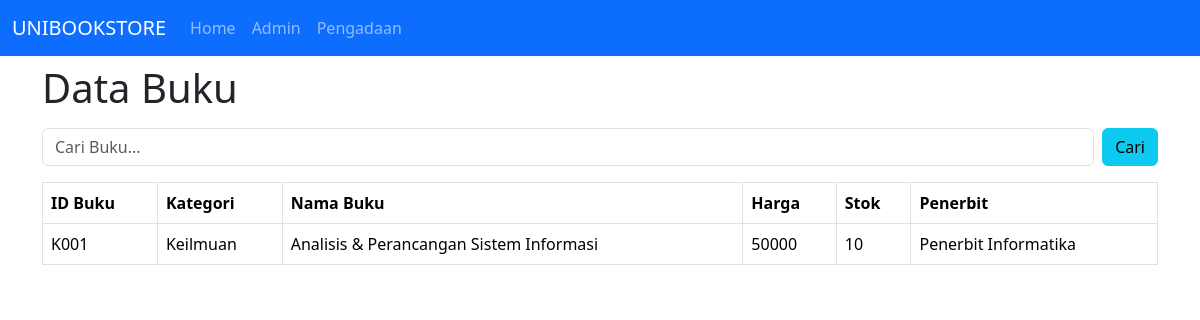
The app's page /cari-buku.php with its own data.
### tables this page shows
CREATE TABLE `tabel_buku` (
  `id_buku` varchar(10) NOT NULL,
  `kategori` varchar(30) NOT NULL,
  `nama_buku` text NOT NULL,
  `harga` int(20) NOT NULL,
  `stok` varchar(10) NOT NULL,
  `penerbit` varchar(30) NOT NULL
);

### koneksi/koneksi.php (called while the page is built, shortened)
<?php
$hostToRoot = "http://localhost/UNIBOOKSTORE/";

### functions/functions.php (called while the page is built, shortened)
<?php
require __DIR__ . "/../koneksi/koneksi.php";
function tampilData($request)
{
    global $pdo;
    $query = $pdo->prepare($request);
    $query->execute();
    $row = $query->fetchAll(PDO::FETCH_OBJ);
    return $row;
}

### cari-buku.php (the view, shortened to what this page needs)
<?php
require __DIR__ . "/functions/functions.php";
$nama_buku = $_GET['nama_buku'];
$queryBuku = tampilData("SELECT * FROM tabel_buku WHERE nama_buku LIKE '%$nama_buku%'");
$countBuku = count($queryBuku);
?>
<?php require __DIR__ . "/layouts/resources.php"; ?>
<?php require __DIR__ . "/layouts/navbar.php"; ?>
<div class="container">
    <h1 class="mt-2">Data Buku</h1>
    <form method="GET" class="d-flex mt-3" action="<?= $hostToRoot ?>cari-buku?">
        <input type="search" class="form-control me-2" name="nama_buku" placeholder="Cari Buku...">
        <button class="btn btn-info">Cari</button>
    </form>
    <div class="table-responsive">
        <table class="table table-bordered table-hover mt-3">
            <thead>
                <tr>
                    <th>ID Buku</th>
                    <th>Kategori</th>
                    <th>Nama Buku</th>
                    <th>Harga</th>
                    <th>Stok</th>
                    <th>Penerbit</th>
                </tr>
            </thead>
            <tbody>
                <?php if ($countBuku < 1) : ?>
                    <tr>
                        <td colspan="6" align="center">Tidak terdapat data yang ditemukan</td>
                    </tr>
                <?php else : ?>
                    <?php foreach ($queryBuku as $data) : ?>
                        <tr>
                            <td><?= $data->id_buku ?></td>
                            <td><?= $data->kategori ?></td>
                            <td><?= $data->nama_buku ?></td>
                            <td><?= $data->harga ?></td>
                            <td><?= $data->stok ?></td>
                            <td><?= $data->penerbit ?></td>
                        </tr>
                    <?php endforeach; ?>
                <?php endif; ?>
            </tbody>
        </table>
    </div>
</div>
<?php require __DIR__ . "/layouts/footer.php"; ?>

### records on screen
tabel_buku: id_buku "K001", kategori "Keilmuan", nama_buku "Analisis & Perancangan Sistem Informasi", harga "50000", stok "10", penerbit "Penerbit Informatika"
